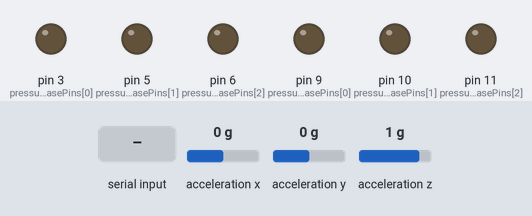
Bench run of a sketch on a simulated Arduino Uno, built with avr-gcc and run on an emulated ATmega328P. On the bench: output pins drawn as LEDs (lit = HIGH). The test bench sets the inputs (shaded band); at power-on: acceleration x 0 g, acceleration y 0 g, acceleration z 1 g. What the sketch prints to the serial monitor is not drawn.

Above: at 1.2 s.
1.3 s: acceleration x set to -1.4 g
At 3.47 s:
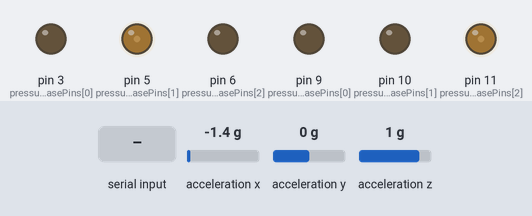
4.3 s: acceleration y set to -1.4 g
At 6.48 s:
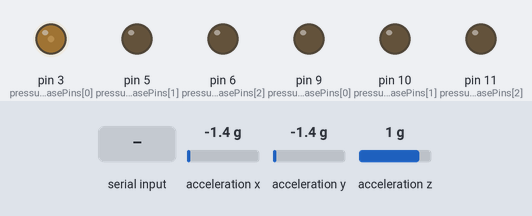
7.3 s: acceleration x set to 1.4 g
At 10.1 s:
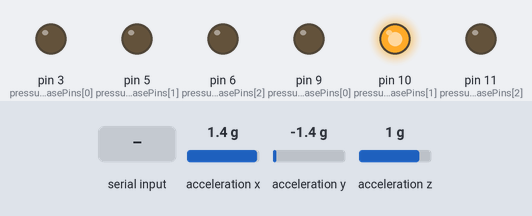
10.3 s: "MODE CALIBRATE\n" received over Serial
At 10.58 s:
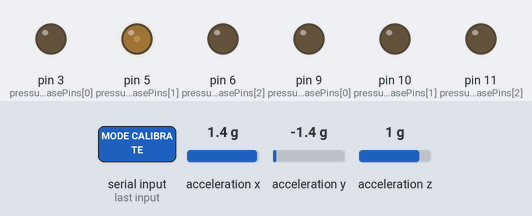
12.2 s: "MODE SENSOR\n" received over Serial
15.2 s: "RESET\n" received over Serial
Timing chart, 0 to 19.2 s (numbered marks = the images above; inputs shaded):
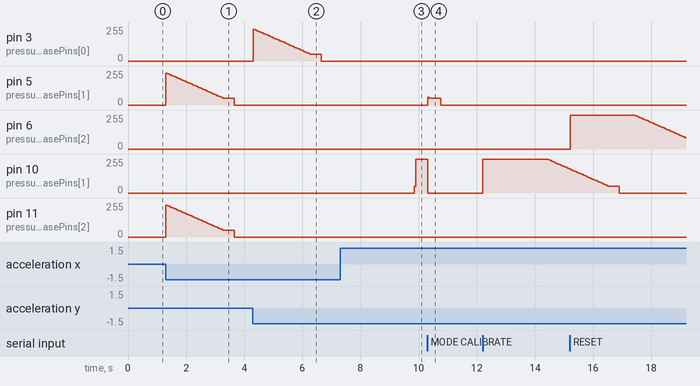

The sketch:

VRChair_videoSq.ino
```cpp
#include <Wire.h>
#include <Adafruit_Sensor.h>
#include <Adafruit_ADXL345_U.h>

// Assign a unique ID to this sensor at the same time
Adafruit_ADXL345_Unified accel = Adafruit_ADXL345_Unified(12345);

// Solenoid control pins - 3 for pressure increase, 3 for pressure decrease
const int pressureIncreasePins[3] = {3, 5, 6};   // PWM pins for increasing pressure
const int pressureDecreasePins[3] = {9, 10, 11}; // PWM pins for decreasing pressure

// Video sequence data structure: {time_ms, pitch, roll}
struct VideoFrame {
  unsigned long time;
  float pitch;
  float roll;
};

// Pre-programmed video sequence data
VideoFrame videoSequence[] = {
  {0, 0, 0},
  {1000, 10, 0},
  {2000, 0, 10},
  {3000, -10, 0},
  {4000, 0, -10},
  {5000, 0, 0}
};

const int sequenceLength = sizeof(videoSequence) / sizeof(videoSequence[0]);

// Operation modes
enum OperationMode {
  MODE_SENSOR,    // Use ADXL345 sensor data
  MODE_SEQUENCE,  // Use pre-programmed sequence
  MODE_CALIBRATE  // Calibration mode
};

OperationMode currentMode = MODE_SENSOR;

// Variables for sensor data
float currentPitch = 0;
float currentRoll = 0;
float targetPitch = 0;
float targetRoll = 0;

// Timing variables
unsigned long previousTime = 0;
const long controlInterval = 50; // Control update interval in milliseconds

// Sequence playback variables
unsigned long sequenceStartTime = 0;
int currentSequenceIndex = 0;
bool sequencePlaying = false;

// Structure for cylinder control
struct CylinderControl {
  int increasePin;  // Pressure increase solenoid
  int decreasePin;  // Pressure decrease solenoid
  float currentPressure; // 0-100% pressure level
  float targetPressure;  // 0-100% target pressure
};

CylinderControl cylinders[3];

// PID-like control variables
float previousPitchError = 0;
float previousRollError = 0;
float pitchIntegral = 0;
float rollIntegral = 0;

// Control gains
const float Kp = 2.0;  // Proportional gain
const float Ki = 0.1;  // Integral gain
const float Kd = 0.5;  // Derivative gain

void setup(void) {
  Serial.begin(115200);

  // Initialize cylinder control structure
  for (int i = 0; i < 3; i++) {
    cylinders[i].increasePin = pressureIncreasePins[i];
    cylinders[i].decreasePin = pressureDecreasePins[i];
    cylinders[i].currentPressure = 50.0; // Start at 50% pressure
    cylinders[i].targetPressure = 50.0;

    // Set pin modes
    pinMode(pressureIncreasePins[i], OUTPUT);
    pinMode(pressureDecreasePins[i], OUTPUT);

    // Ensure solenoids are off initially
    digitalWrite(pressureIncreasePins[i], LOW);
    digitalWrite(pressureDecreasePins[i], LOW);
  }

  // Initialize the accelerometer
  if (!accel.begin()) {
    Serial.println("Could not find a valid ADXL345 sensor, check wiring!");
    while (1);
  }

  accel.setRange(ADXL345_RANGE_8_G);
  Serial.println("ADXL345 initialized");

  // Print sequence info
  Serial.println("Video Sequence Loaded:");
  for (int i = 0; i < sequenceLength; i++) {
    Serial.print("Frame ");
    Serial.print(i);
    Serial.print(": Time=");
    Serial.print(videoSequence[i].time);
    Serial.print("ms, Pitch=");
    Serial.print(videoSequence[i].pitch);
    Serial.print("°, Roll=");
    Serial.print(videoSequence[i].roll);
    Serial.println("°");
  }

  Serial.println("\nVR Chair Platform Ready");
  Serial.println("Commands: ");
  Serial.println("  MODE SENSOR - Use ADXL345 sensor data");
  Serial.println("  MODE SEQUENCE - Use pre-programmed sequence");
  Serial.println("  START - Start sequence playback");
  Serial.println("  STOP - Stop sequence playback");
  Serial.println("  RESET - Reset to neutral position");
  Serial.println("  CALIBRATE - Enter calibration mode");
}

void loop(void) {
  unsigned long currentTime = millis();

  // Process serial commands
  processSerialCommands();

  // Update at specified interval
  if (currentTime - previousTime >= controlInterval) {
    previousTime = currentTime;

    // Read current orientation from ADXL345
    readAccelerometer();

    // Update targets based on current mode
    updateTargets(currentTime);

    // Calculate target pressures based on current and target orientation
    calculateTargetPressures();

    // Update solenoid outputs
    updateSolenoids();

    // Print debug information every 200ms
    static unsigned long lastPrint = 0;
    if (currentTime - lastPrint >= 200) {
      lastPrint = currentTime;
      printDebugInfo();
    }
  }
}

void readAccelerometer() {
  sensors_event_t event;
  accel.getEvent(&event);

  // Calculate pitch and roll from accelerometer data
  // Pitch: rotation around X-axis (forward/backward tilt)
  currentPitch = atan2(event.acceleration.y,
               sqrt(event.acceleration.x * event.acceleration.x +
                    event.acceleration.z * event.acceleration.z)) * 180 / PI;

  // Roll: rotation around Y-axis (left/right tilt)
  currentRoll = atan2(-event.acceleration.x,
               event.acceleration.z) * 180 / PI;
}

void updateTargets(unsigned long currentTime) {
  switch (currentMode) {
    case MODE_SENSOR:
      // In sensor mode, target follows current orientation (neutral position)
      targetPitch = 0;
      targetRoll = 0;
      break;

    case MODE_SEQUENCE:
      if (sequencePlaying) {
        unsigned long sequenceTime = currentTime - sequenceStartTime;

        // Find current segment in sequence
        if (currentSequenceIndex < sequenceLength - 1 &&
            sequenceTime >= videoSequence[currentSequenceIndex + 1].time) {
          currentSequenceIndex++;
        }

        if (currentSequenceIndex < sequenceLength - 1) {
          // Interpolate between sequence points
          unsigned long segmentStart = videoSequence[currentSequenceIndex].time;
          unsigned long segmentEnd = videoSequence[currentSequenceIndex + 1].time;
          float t = float(sequenceTime - segmentStart) / float(segmentEnd - segmentStart);

          targetPitch = lerp(videoSequence[currentSequenceIndex].pitch,
                            videoSequence[currentSequenceIndex + 1].pitch, t);
          targetRoll = lerp(videoSequence[currentSequenceIndex].roll,
                           videoSequence[currentSequenceIndex + 1].roll, t);
        } else {
          // End of sequence
          targetPitch = videoSequence[sequenceLength - 1].pitch;
          targetRoll = videoSequence[sequenceLength - 1].roll;

          // Stop sequence if we've reached the end
          if (sequenceTime > videoSequence[sequenceLength - 1].time + 1000) {
            sequencePlaying = false;
            Serial.println("Sequence completed");
          }
        }
      } else {
        // Not playing - maintain neutral
        targetPitch = 0;
        targetRoll = 0;
      }
      break;

    case MODE_CALIBRATE:
      // In calibration mode, use sensor data directly
      targetPitch = currentPitch;
      targetRoll = currentRoll;
      break;
  }
}

void calculateTargetPressures() {
  // Calculate errors
  float pitchError = targetPitch - currentPitch;
  float rollError = targetRoll - currentRoll;

  // PID calculations
  pitchIntegral += pitchError;
  rollIntegral += rollError;

  float pitchDerivative = pitchError - previousPitchError;
  float rollDerivative = rollError - previousRollError;

  float pitchOutput = Kp * pitchError + Ki * pitchIntegral + Kd * pitchDerivative;
  float rollOutput = Kp * rollError + Ki * rollIntegral + Kd * rollDerivative;

  // Apply outputs to cylinder pressures
  // Cylinder 0: Front (primarily pitch)
  cylinders[0].targetPressure = 50.0 + pitchOutput * 10.0;

  // Cylinder 1: Left Rear (pitch and roll)
  cylinders[1].targetPressure = 50.0 - pitchOutput * 5.0 - rollOutput * 10.0;

  // Cylinder 2: Right Rear (pitch and roll)
  cylinders[2].targetPressure = 50.0 - pitchOutput * 5.0 + rollOutput * 10.0;

  // Constrain all pressures to safe limits
  for (int i = 0; i < 3; i++) {
    cylinders[i].targetPressure = constrain(cylinders[i].targetPressure, 10.0, 90.0);
  }

  // Store errors for next derivative calculation
  previousPitchError = pitchError;
  previousRollError = rollError;
}

void updateSolenoids() {
  // Bang-bang control with hysteresis for each cylinder
  const float hysteresis = 3.0; // 3% hysteresis to prevent oscillation

  for (int i = 0; i < 3; i++) {
    float pressureError = cylinders[i].targetPressure - cylinders[i].currentPressure;

    if (pressureError > hysteresis) {
      // Need to increase pressure
      int pwmValue = mapPressureToPWM(abs(pressureError));
      analogWrite(cylinders[i].increasePin, pwmValue);
      digitalWrite(cylinders[i].decreasePin, LOW);

      // Simulate pressure change (in real system, use pressure sensors)
      cylinders[i].currentPressure += 0.8;
    }
    else if (pressureError < -hysteresis) {
      // Need to decrease pressure
      int pwmValue = mapPressureToPWM(abs(pressureError));
      digitalWrite(cylinders[i].increasePin, LOW);
      analogWrite(cylinders[i].decreasePin, pwmValue);

      // Simulate pressure change
      cylinders[i].currentPressure -= 0.8;
    }
    else {
      // Within hysteresis band - turn off both solenoids
      digitalWrite(cylinders[i].increasePin, LOW);
      digitalWrite(cylinders[i].decreasePin, LOW);
    }

    // Constrain current pressure
    cylinders[i].currentPressure = constrain(cylinders[i].currentPressure, 0.0, 100.0);
  }
}

int mapPressureToPWM(float pressureError) {
  // Map pressure error to PWM value (0-255)
  // Larger errors get higher PWM for faster response
  int pwm = constrain(pressureError * 6.0, 50, 255);
  return pwm;
}

float lerp(float a, float b, float t) {
  return a + (b - a) * t;
}

void processSerialCommands() {
  if (Serial.available()) {
    String command = Serial.readStringUntil('\n');
    command.trim();
    command.toUpperCase();

    if (command.startsWith("MODE SENSOR")) {
      currentMode = MODE_SENSOR;
      sequencePlaying = false;
      Serial.println("Mode: SENSOR (Using ADXL345 data)");
    }
    else if (command.startsWith("MODE SEQUENCE")) {
      currentMode = MODE_SEQUENCE;
      Serial.println("Mode: SEQUENCE (Using video sequence data)");
    }
    else if (command.startsWith("MODE CALIBRATE")) {
      currentMode = MODE_CALIBRATE;
      sequencePlaying = false;
      Serial.println("Mode: CALIBRATE (Direct sensor mapping)");
    }
    else if (command == "START") {
      if (currentMode == MODE_SEQUENCE) {
        sequenceStartTime = millis();
        currentSequenceIndex = 0;
        sequencePlaying = true;
        Serial.println("Sequence playback STARTED");
      } else {
        Serial.println("Start command only works in SEQUENCE mode");
      }
    }
    else if (command == "STOP") {
      sequencePlaying = false;
      Serial.println("Sequence playback STOPPED");
    }
    else if (command == "RESET") {
      // Reset to neutral position
      for (int i = 0; i < 3; i++) {
        cylinders[i].targetPressure = 50.0;
      }
      pitchIntegral = 0;
      rollIntegral = 0;
      previousPitchError = 0;
      previousRollError = 0;
      Serial.println("Reset to neutral position");
    }
    else if (command == "STATUS") {
      printDebugInfo();
    }
  }
}

void printDebugInfo() {
  Serial.print("Mode: ");
  switch (currentMode) {
    case MODE_SENSOR: Serial.print("SENSOR"); break;
    case MODE_SEQUENCE: Serial.print("SEQUENCE"); break;
    case MODE_CALIBRATE: Serial.print("CALIBRATE"); break;
  }

  Serial.print(" | Current: Pitch=");
  Serial.print(currentPitch, 1);
  Serial.print("°, Roll=");
  Serial.print(currentRoll, 1);
  Serial.print("°");

  Serial.print(" | Target: Pitch=");
  Serial.print(targetPitch, 1);
  Serial.print("°, Roll=");
  Serial.print(targetRoll, 1);
  Serial.print("°");

  if (currentMode == MODE_SEQUENCE && sequencePlaying) {
    Serial.print(" | Seq: ");
    Serial.print(currentSequenceIndex);
    Serial.print("/");
    Serial.print(sequenceLength - 1);
  }

  Serial.print(" | Pressures: ");
  for (int i = 0; i < 3; i++) {
    Serial.print("C");
    Serial.print(i);
    Serial.print(":");
    Serial.print(cylinders[i].currentPressure, 0);
    if (i < 2) Serial.print(" ");
  }
  Serial.println();
}

// Emergency stop function
void emergencyStop() {
  for (int i = 0; i < 3; i++) {
    digitalWrite(cylinders[i].increasePin, LOW);
    digitalWrite(cylinders[i].decreasePin, LOW);
  }
  sequencePlaying = false;
  Serial.println("EMERGENCY STOP - All solenoids deactivated");
}
```

Measured:
- after the input at 7.3 s, pin 10 (pressureDecreasePins[1]): 0/255 → 255/255 after 2.6 s
- after the input at 10.3 s, pin 5 (pressureIncreasePins[1]): 0/255 → 50/255 at once, → 0/255 0.45 s later
